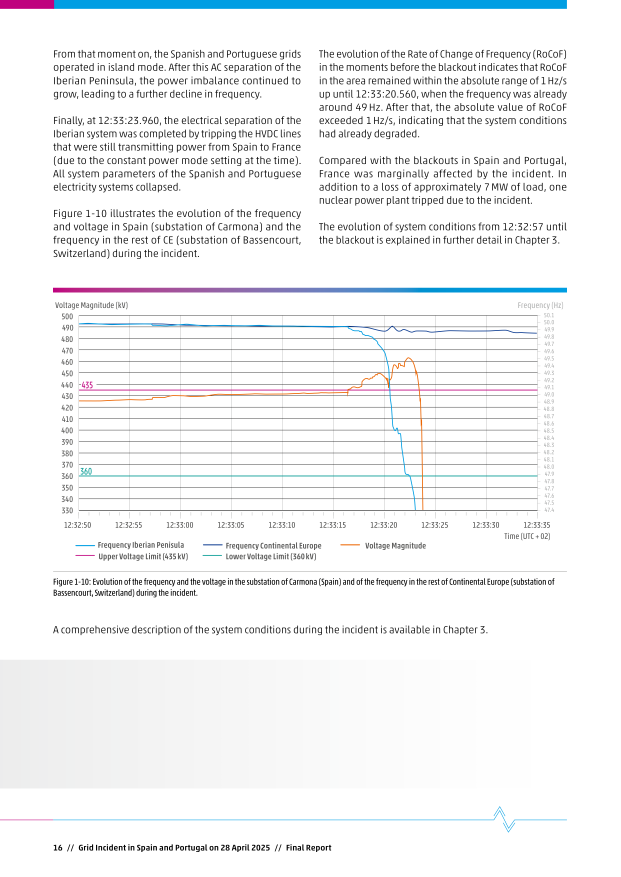
#> input picture stage0/pages/pg016.png, 2481 x 3508 px (shown at 1/4 size)
$ python probe_frame.py pages/pg016.png
#> lines starting #> are read from the running program, lines starting #| are printed output that depends on the picture; after the words box and inside, x2 and y2 are one past the last pixel; in counts of white or black regions, pixels touching at a corner belong together
import sys
from pathlib import Path

import numpy as np
from PIL import Image

a = np.asarray(Image.open(sys.argv[1]).convert("RGB"))
#> a is the input picture: shape (3508, 2481, 3); mean R, G, B 242, 243.3, 244.5
h, w, _ = a.shape
#> h = 3508; w = 2481
r, g, b = (a[..., i].astype(int) for i in range(3))
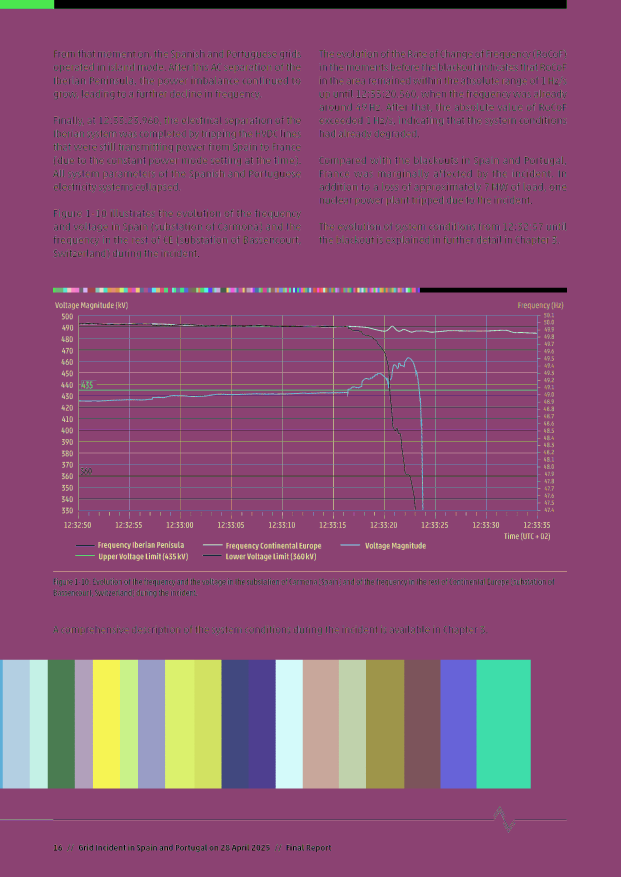
#> r: shape (3508, 2481) int64 (shown at 1/4 size); 256 distinct labels, from 0 to 255; one colour per label, 0 black
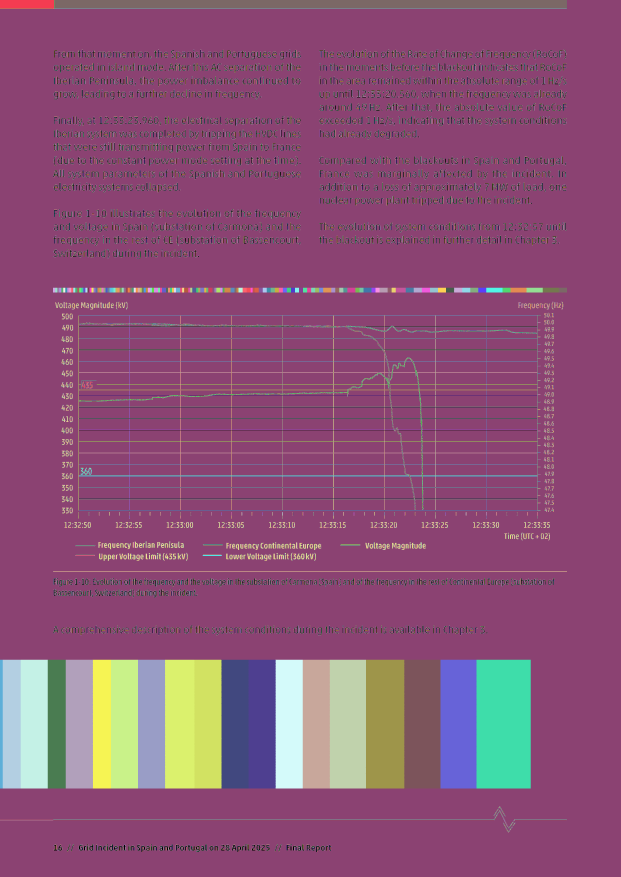
#> g: shape (3508, 2481) int64 (shown at 1/4 size); 256 distinct labels, from 0 to 255; one colour per label, 0 black
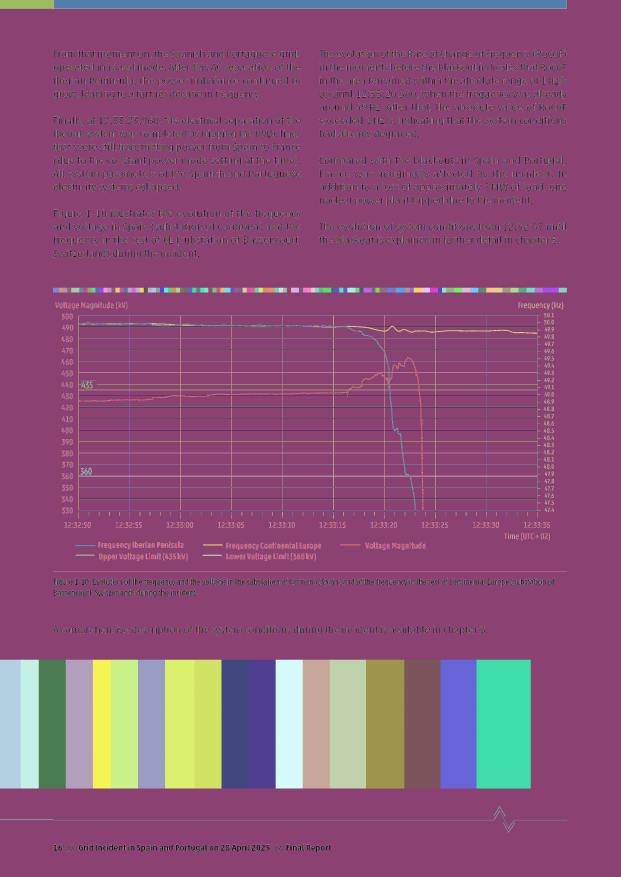
#> b: shape (3508, 2481) int64 (shown at 1/4 size); 256 distinct labels, from 0 to 255; one colour per label, 0 black
grey = (abs(r - g) < 12) & (abs(g - b) < 12) & (r < 215)
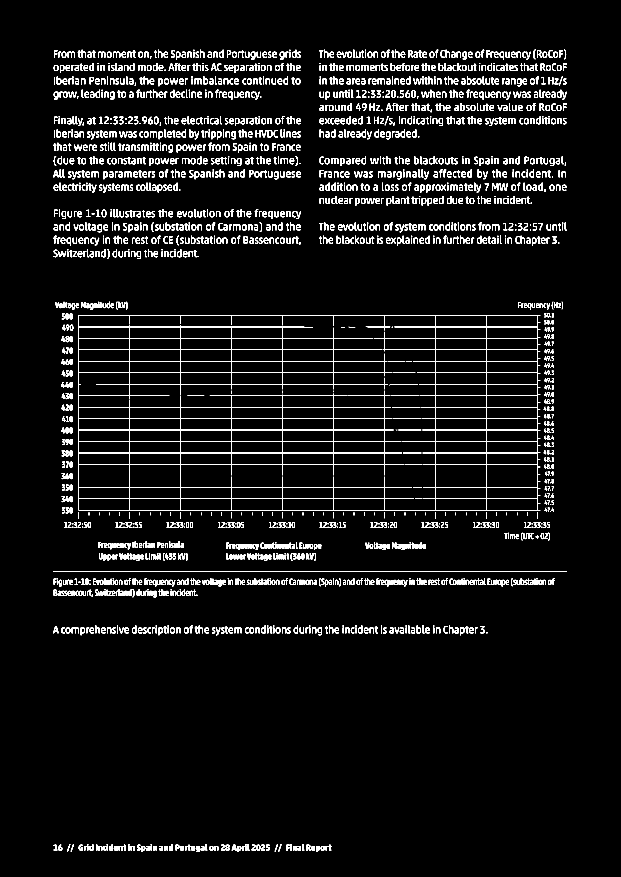
#> grey: shape (3508, 2481) bool (shown at 1/4 size); 4.5% white; 2109 white regions (217 under 20 px), largest, box (x1, y1, x2, y2) and area: (314, 1261, 2162, 2043) 76360, (212, 2284, 2268, 2286) 4111, (1998, 733, 2031, 762) 390
rows, cols = grey.sum(axis=1), grey.sum(axis=0)
#> rows = 3508 values, max 2056 at index 2284, min 0 at index 0, mean 110.5; cols = 2481 values, max 1009 at index 315, min 0 at index 0, mean 156.2


def groups(idx):
    out, run = [], [idx[0]]
    for v in idx[1:]:
        if v - run[-1] <= 2:
            run.append(v)
        else:
            out.append(run); run = [v]
    out.append(run)
    return out


hr = [y for y in range(h) if rows[y] > 0.7 * w]
#> hr = 36 values from 1261 to 2285
vc = [x for x in range(w) if cols[x] > 0.25 * h]
#> vc = [314, 315, 518, 519, 722, 723, 926, 1130, 1334, 1538, 1945, 1946, 2149, 2150]
print("horizontal lines (y, count):")
for gg in groups(hr):
#> in groups, `out, run = [], [idx[0]]`: run = [1261]
    y = int(np.mean(gg))
    print(f"  y={y:5d}  n={len(gg)}  grey={rows[y]}")
#> this loop made 17 passes
#|   y= 1261  n=2  grey=1876
#|   y= 1353  n=3  grey=1868
#|   y= 1398  n=2  grey=1855
#|   y= 1444  n=2  grey=1841
#|   y= 1490  n=2  grey=1851
#|   y= 1536  n=2  grey=1778
#|   y= 1582  n=1  grey=1753
#|   y= 1628  n=2  grey=1865
#> (further printed lines are left out)
print("vertical lines (x, count):")
for gg in groups(vc):
    x = int(np.mean(gg))
    print(f"  x={x:5d}  n={len(gg)}  grey={cols[x]}")
#> this loop made 9 passes
#> (gg, x) on passes 1 to 9: ([314, 315], 314), ([518, 519], 518), ([722, 723], 722), ([926], 926), ([1130], 1130), ([1334], 1334), ([1538], 1538), ([1945, 1946], 1945), ([2149, 2150], 2149)
#|   x=  314  n=2  grey=997
#|   x=  518  n=2  grey=918
#|   x=  722  n=2  grey=941
#|   x=  926  n=1  grey=985
#|   x= 1130  n=1  grey=923
#|   x= 1334  n=1  grey=963
#|   x= 1538  n=1  grey=920
#|   x= 1945  n=2  grey=915
#> (further printed lines are left out)

$ run again, on stage0/pages/pg299.png
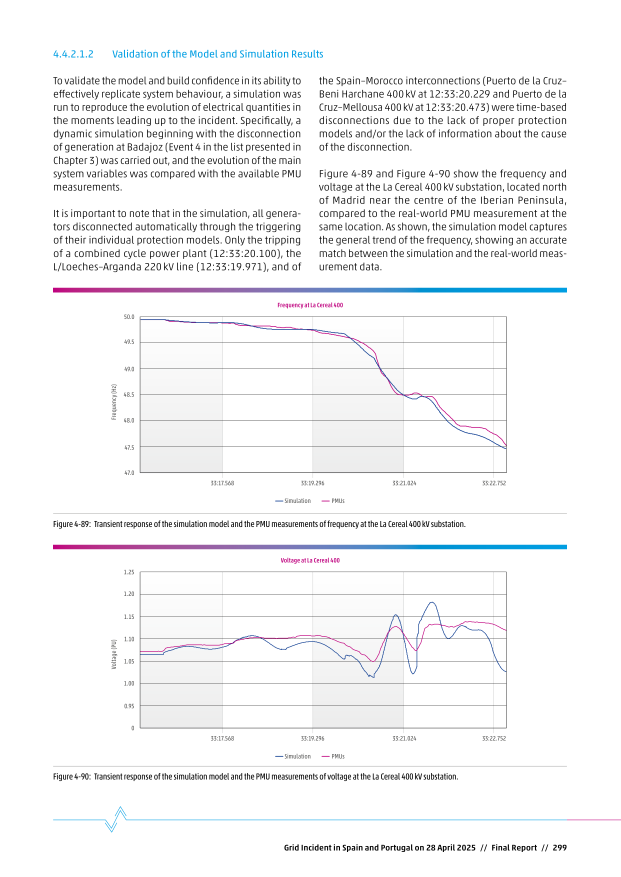
#> input picture stage0/pages/pg299.png, 2481 x 3508 px (shown at 1/4 size)
#> a is the input picture: shape (3508, 2481, 3); mean R, G, B 244.6, 244.8, 245.8
#> r: shape (3508, 2481) int64; 256 distinct labels, from 0 to 255
#> `r, g, b = (a[..., i].astype(int) for i in range(3))`:
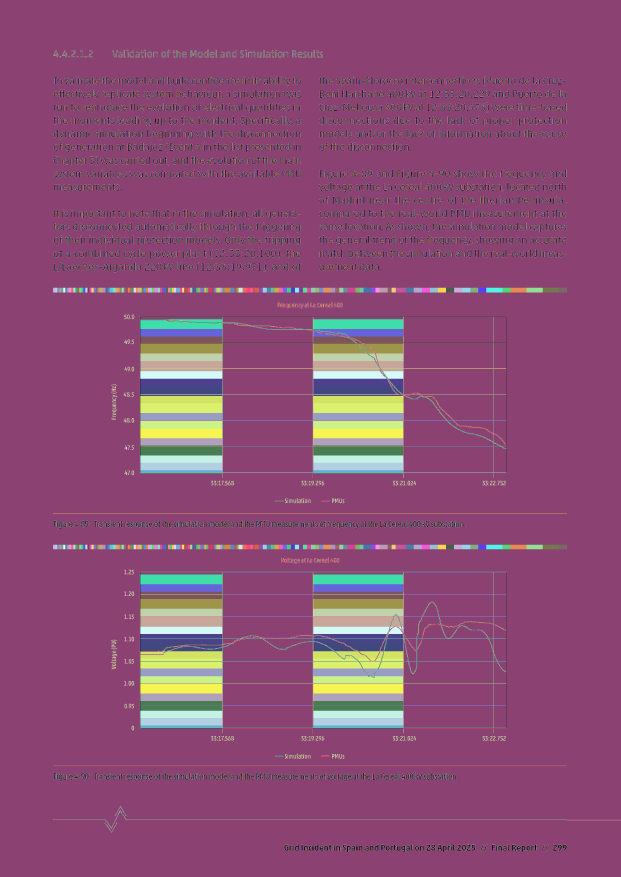
#> g: shape (3508, 2481) int64 (shown at 1/4 size); 256 distinct labels, from 0 to 255; one colour per label, 0 black
#> b: shape (3508, 2481) int64; 256 distinct labels, from 0 to 255
#> `grey = (abs(r - g) < 12) & (abs(g - b) < 12) & (r < 215)`:
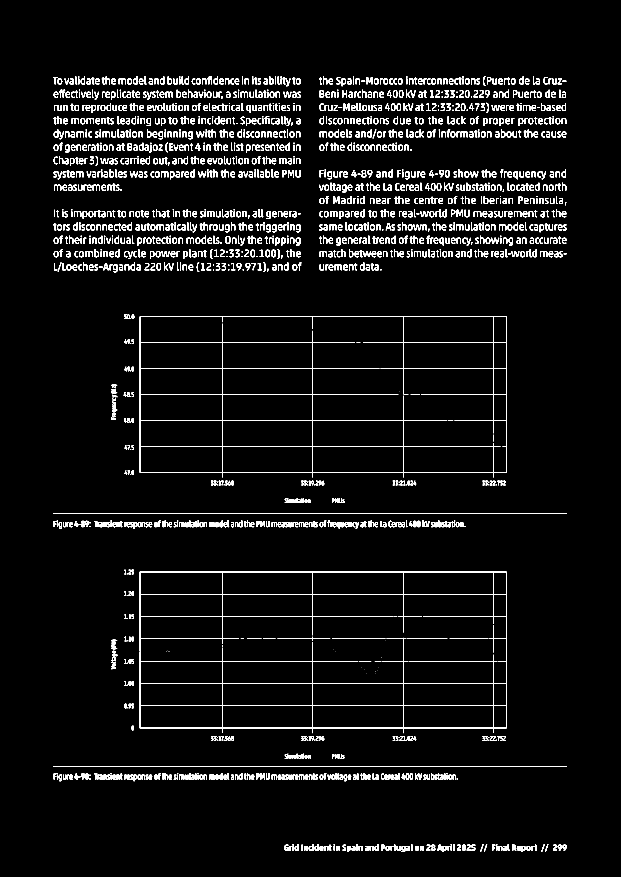
#> grey: shape (3508, 2481) bool (shown at 1/4 size); 3.7% white; 1818 white regions (170 under 20 px), largest, box (x1, y1, x2, y2) and area: (559, 2287, 2027, 2933) 26047, (559, 1266, 2027, 1911) 22241, (212, 2054, 2268, 2055) 2056
#> rows = 3508 values, max 2056 at index 2054, min 0 at index 0, mean 92.18; cols = 2481 values, max 1509 at index 889, min 0 at index 0, mean 130.3
#> hr = [2054, 3064]
#> vc = [559, 560, 889, 1251, 1613, 1975, 2025, 2026]
#> run = [2054]
#> the loop `for gg in groups(hr):` made 2 passes
#> (gg, y) on passes 1 to 2: ([2054], 2054), ([3064], 3064)
#> (printed output is left out)
#> the loop `for gg in groups(vc):` made 6 passes
#> (gg, x) on passes 1 to 6: ([559, 560], 559), ([889], 889), ([1251], 1251), ([1613], 1613), ([1975], 1975), ([2025, 2026], 2025)
#> (printed output is left out)
